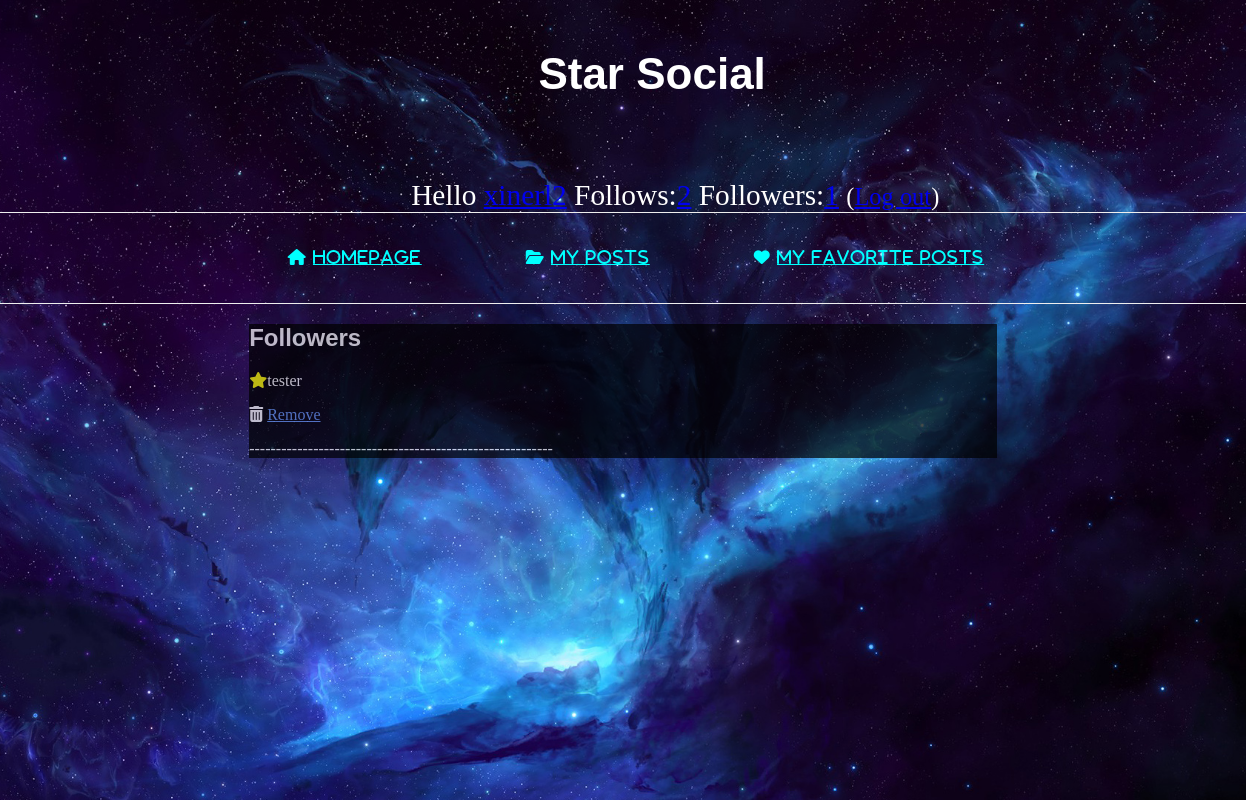
The app's page /followers/ (signed in), older data.
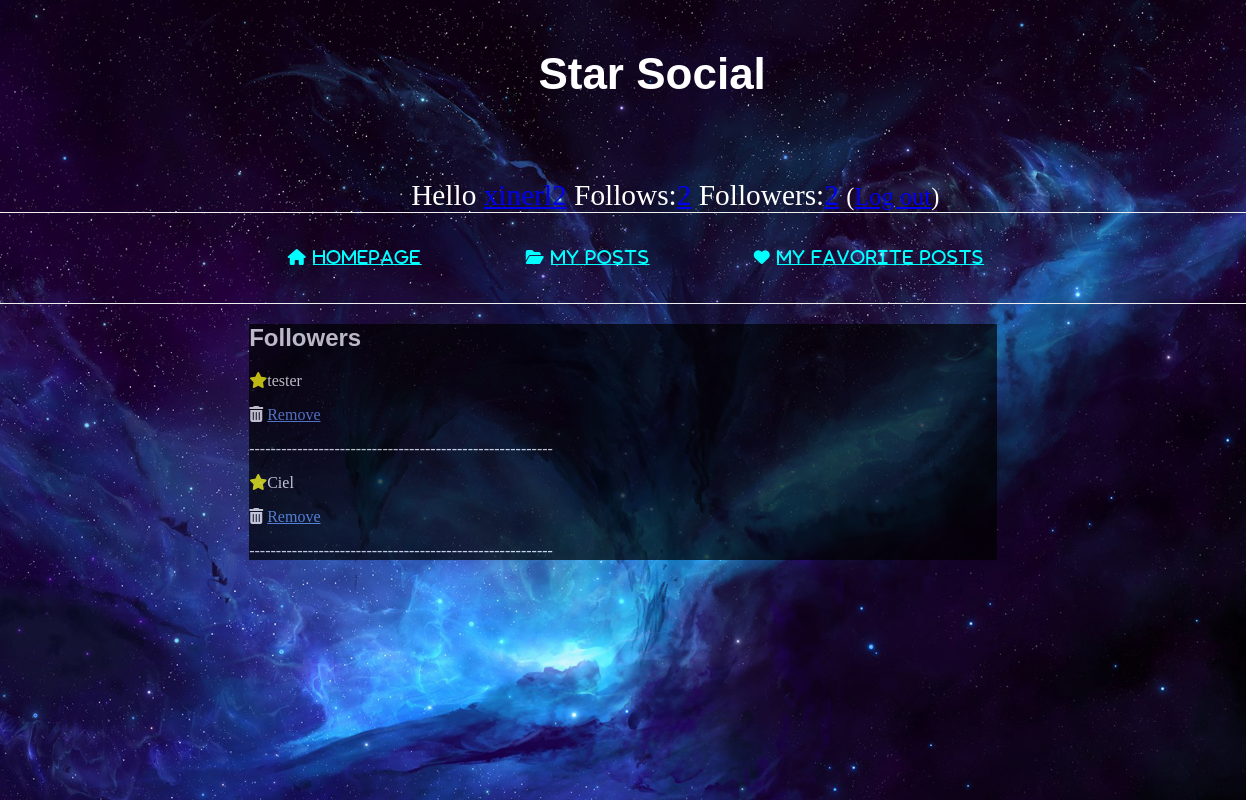
The same page, newer data.
### social_media/models.py (models this page shows, shortened)
class Follow(models.Model):
    follows = models.ForeignKey('auth.User', on_delete=models.CASCADE, related_name="follows")
    follower = models.ForeignKey('auth.User', on_delete=models.CASCADE, related_name="follower")

### social_media/views.py (the view)
# urls.py: path('followers/', views.followers, name='followers'),
@login_required
def followers(request):
    uname = request.session['_auth_user_id']
    followers_users = Follow.objects.filter(follows=uname)
    return render(request, 'social_media/followers.html', {'followers_users': followers_users})

### social_media/templates/social_media/followers.html (shortened to what this page needs)
{% extends 'social_media/base2.html' %}
{% block head %}
        <link rel="stylesheet" type="text/css"
          href="../../static/social_media/social_media.css">
        {% endblock%}
{% block content %}
    <post>
        <h2> Followers</h2>
    {% for followers in followers_users %}
            <p><icon><i class="fas fa-star"></i></icon>{{ followers.follower }}</p>
            <i class="fas fa-trash-alt"></i>
            <a href="{% url 'delete_followers' pk=followers.follower %}" class="comment">Remove</a></p>
            <p>---------------------------------------------------------</p>
         {% empty %}
        <p>You don't have any followers yet :(</p>
    {% endfor %}
    </post>
{% endblock %}

### social_media/templates/social_media/base2.html (shortened to what this page needs)
<html>
    <head>
        {% block head %}{% endblock%}
    </head>
    <body>
    <header class = "bgimg">
        <div class="page-header">
            <h1>Star Social</h1>
        </div>
        <div class = "top-menu">
         {% if user.is_authenticated %}
            Hello <a href = {% url 'my_profile' %}>{{ user.username }}</a> Follows:<a href="{% url 'follows' %}">{{ user.follower.count }}</a>  Followers:<a href="{% url 'followers' %}">{{ user.follows.count }}</a>
             <small>(<a href="{% url 'logout_urlpattern' %}">Log out</a>)</small>
            {% else %}
             You do not <a href="{% url 'login_urlpattern' %}">Log in</a>
            {% endif %}
        </div>
		<nav>
            <ul>
                 <li><i class="fas fa-home">
                    <a href="{% url 'homepage_list' %}" >
                        Homepage</a></i></li>
                <li><i class="fas fa-folder-open">
                    <a href="{% url 'my_profile'%}" >
                        My Posts</a></i></li>
                <li><i class="fas fa-heart">
                    <a href="{% url 'my_favorite' %}" >
                        My Favorite Posts</a></i></li>
            </ul>
		</nav>
		<div class="content">
                {% block content %}
                {% endblock %}
        </div>
    </header>
    </body>
</html>

Row changes from the older to the newer data that the page shows:
added Follow: follower "Ciel"
Text that changed along with them:
{{ user.follows.count }}: "1" → "2"
